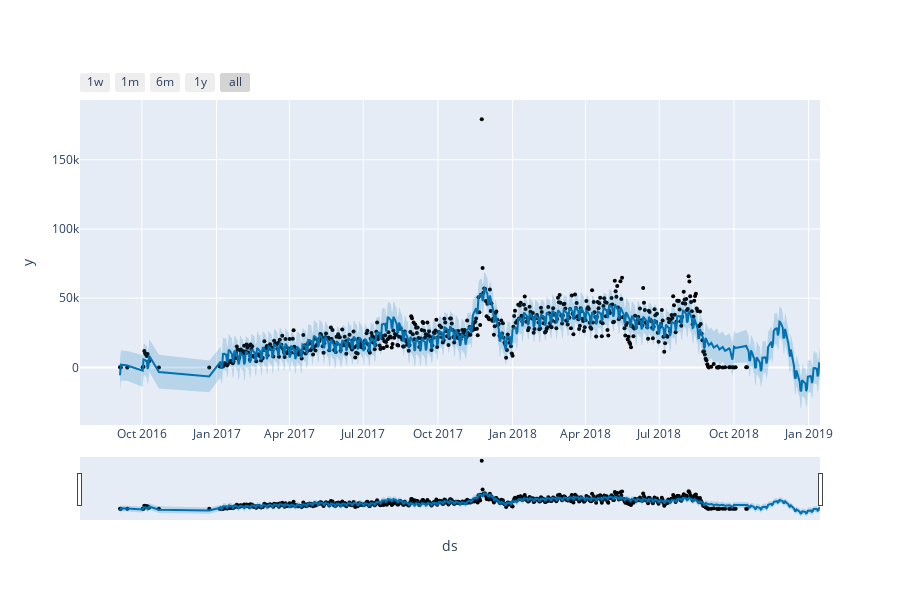

The notebook cell saved with this chart:
### Code cell
plot_plotly(model, forecast)

### Figure 1 — Plotly figure (JSON) as saved in the notebook; plotly's stock layout.template omitted (floating-point values rounded to 4 significant figures; data arrays with more than 128 entries replaced by an {"elided": "..."} marker saying what was removed)
{"data": [{"marker": {"color": "black", "size": 4}, "mode": "markers", "name": "Actual", "type": "scatter", "x": {"elided": "633 str values"}, "y": {"elided": "633 float values"}}, {"hoverinfo": "skip", "line": {"width": 0}, "mode": "lines", "type": "scatter", "x": {"elided": "723 str values"}, "y": {"elided": "723 float values"}}, {"fill": "tonexty", "fillcolor": "rgba(0, 114, 178, 0.2)", "line": {"color": "#0072B2", "width": 2}, "mode": "lines", "name": "Predicted", "type": "scatter", "x": {"elided": "723 str values"}, "y": {"elided": "723 float values"}}, {"fill": "tonexty", "fillcolor": "rgba(0, 114, 178, 0.2)", "hoverinfo": "skip", "line": {"width": 0}, "mode": "lines", "type": "scatter", "x": {"elided": "723 str values"}, "y": {"elided": "723 float values"}}], "layout": {"height": 600, "showlegend": false, "width": 900, "xaxis": {"rangeselector": {"buttons": [{"count": 7, "label": "1w", "step": "day", "stepmode": "backward"}, {"count": 1, "label": "1m", "step": "month", "stepmode": "backward"}, {"count": 6, "label": "6m", "step": "month", "stepmode": "backward"}, {"count": 1, "label": "1y", "step": "year", "stepmode": "backward"}, {"step": "all"}]}, "rangeslider": {"visible": true}, "title": {"text": "ds"}, "type": "date"}, "yaxis": {"title": {"text": "y"}}}}
